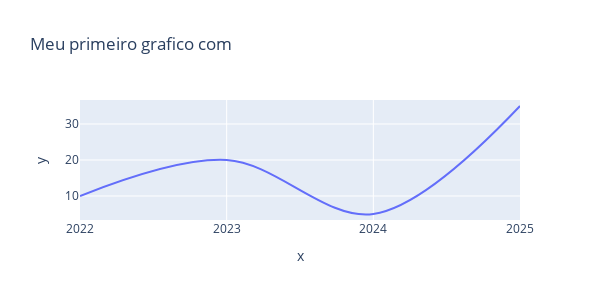

The cell this chart's notebook holds for it:
### Code cell
#Aqui estou criando uma base de dados generica
dados_x = ["2022", "2023", "2024", "2025"]
dados_y = [10, 20, 5, 35]

#agora vou chamar o plotly para criar o grafico.
fig = px.line(x= dados_x, y= dados_y, title="Meu primeiro grafico com ", width = 600, height = 300, line_shape = 'spline')
fig.show()

### Figure 1 — Plotly figure (JSON) as saved in the notebook; plotly's stock layout.template omitted (floating-point values rounded to 4 significant figures)
{"data": [{"hovertemplate": "x=%{x}<br>y=%{y}<extra></extra>", "legendgroup": "", "line": {"color": "#636efa", "dash": "solid", "shape": "spline"}, "marker": {"symbol": "circle"}, "mode": "lines", "name": "", "orientation": "v", "showlegend": false, "type": "scatter", "x": ["2022", "2023", "2024", "2025"], "xaxis": "x", "y": [10, 20, 5, 35], "yaxis": "y"}], "layout": {"height": 300, "legend": {"tracegroupgap": 0}, "title": {"text": "Meu primeiro grafico com "}, "width": 600, "xaxis": {"anchor": "y", "autorange": true, "domain": [0, 1], "range": [0, 3], "title": {"text": "x"}, "type": "category"}, "yaxis": {"anchor": "x", "autorange": true, "domain": [0, 1], "range": [3.333, 36.67], "title": {"text": "y"}, "type": "linear"}}}
